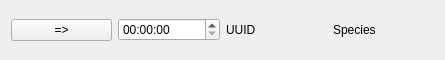
<?xml version="1.0" encoding="UTF-8"?>
<ui version="4.0">
 <class>SightingForm</class>
 <widget class="QWidget" name="SightingForm">
  <property name="geometry">
   <rect>
    <x>0</x>
    <y>0</y>
    <width>445</width>
    <height>60</height>
   </rect>
  </property>
  <property name="windowTitle">
   <string>Form</string>
  </property>
  <layout class="QGridLayout" name="gridLayout">
   <item row="0" column="0">
    <layout class="QHBoxLayout" name="horizontalLayout">
     <item>
      <widget class="QPushButton" name="pushButton">
       <property name="text">
        <string>=&gt;</string>
       </property>
      </widget>
     </item>
     <item>
      <widget class="QTimeEdit" name="timeEdit"/>
     </item>
     <item>
      <widget class="QLabel" name="uuid">
       <property name="text">
        <string>UUID</string>
       </property>
      </widget>
     </item>
     <item>
      <widget class="QLabel" name="species">
       <property name="text">
        <string>Species</string>
       </property>
      </widget>
     </item>
    </layout>
   </item>
  </layout>
 </widget>
 <resources/>
 <connections/>
</ui>
